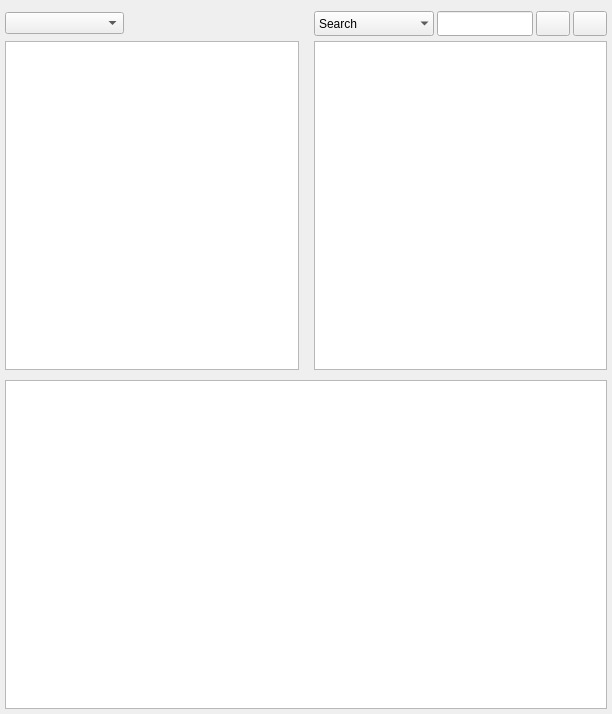
<?xml version="1.0" encoding="UTF-8"?>
<ui version="4.0">
 <class>GUI_SoundcloudLibrary</class>
 <widget class="QWidget" name="GUI_SoundcloudLibrary">
  <property name="geometry">
   <rect>
    <x>0</x>
    <y>0</y>
    <width>612</width>
    <height>714</height>
   </rect>
  </property>
  <property name="minimumSize">
   <size>
    <width>0</width>
    <height>0</height>
   </size>
  </property>
  <property name="focusPolicy">
   <enum>Qt::ClickFocus</enum>
  </property>
  <property name="acceptDrops">
   <bool>true</bool>
  </property>
  <property name="windowTitle">
   <string>Library</string>
  </property>
  <layout class="QGridLayout" name="gridLayout">
   <property name="leftMargin">
    <number>5</number>
   </property>
   <property name="rightMargin">
    <number>5</number>
   </property>
   <property name="bottomMargin">
    <number>5</number>
   </property>
   <property name="horizontalSpacing">
    <number>15</number>
   </property>
   <property name="verticalSpacing">
    <number>5</number>
   </property>
   <item row="4" column="0" colspan="4">
    <widget class="LibraryView" name="tb_title">
     <property name="sizePolicy">
      <sizepolicy hsizetype="Preferred" vsizetype="MinimumExpanding">
       <horstretch>0</horstretch>
       <verstretch>0</verstretch>
      </sizepolicy>
     </property>
     <property name="font">
      <font>
       <pointsize>8</pointsize>
       <weight>75</weight>
       <bold>true</bold>
      </font>
     </property>
     <property name="focusPolicy">
      <enum>Qt::StrongFocus</enum>
     </property>
     <property name="acceptDrops">
      <bool>true</bool>
     </property>
     <property name="frameShadow">
      <enum>QFrame::Sunken</enum>
     </property>
     <property name="editTriggers">
      <set>QAbstractItemView::CurrentChanged|QAbstractItemView::SelectedClicked</set>
     </property>
     <property name="tabKeyNavigation">
      <bool>false</bool>
     </property>
     <property name="dragEnabled">
      <bool>true</bool>
     </property>
     <property name="dragDropMode">
      <enum>QAbstractItemView::DragDrop</enum>
     </property>
     <property name="selectionBehavior">
      <enum>QAbstractItemView::SelectRows</enum>
     </property>
     <property name="showGrid">
      <bool>false</bool>
     </property>
     <property name="gridStyle">
      <enum>Qt::DotLine</enum>
     </property>
     <property name="sortingEnabled">
      <bool>true</bool>
     </property>
     <property name="wordWrap">
      <bool>false</bool>
     </property>
     <attribute name="horizontalHeaderCascadingSectionResizes">
      <bool>true</bool>
     </attribute>
     <attribute name="horizontalHeaderHighlightSections">
      <bool>false</bool>
     </attribute>
     <attribute name="horizontalHeaderMinimumSectionSize">
      <number>23</number>
     </attribute>
     <attribute name="horizontalHeaderShowSortIndicator" stdset="0">
      <bool>true</bool>
     </attribute>
     <attribute name="horizontalHeaderStretchLastSection">
      <bool>true</bool>
     </attribute>
     <attribute name="verticalHeaderVisible">
      <bool>false</bool>
     </attribute>
     <attribute name="verticalHeaderDefaultSectionSize">
      <number>20</number>
     </attribute>
     <attribute name="verticalHeaderMinimumSectionSize">
      <number>20</number>
     </attribute>
    </widget>
   </item>
   <item row="2" column="2" colspan="2">
    <widget class="LibraryViewAlbum" name="lv_album">
     <property name="sizePolicy">
      <sizepolicy hsizetype="Expanding" vsizetype="Expanding">
       <horstretch>1</horstretch>
       <verstretch>0</verstretch>
      </sizepolicy>
     </property>
     <property name="minimumSize">
      <size>
       <width>200</width>
       <height>0</height>
      </size>
     </property>
     <property name="font">
      <font>
       <pointsize>8</pointsize>
       <weight>75</weight>
       <bold>true</bold>
      </font>
     </property>
     <property name="focusPolicy">
      <enum>Qt::StrongFocus</enum>
     </property>
     <property name="acceptDrops">
      <bool>true</bool>
     </property>
     <property name="frameShadow">
      <enum>QFrame::Sunken</enum>
     </property>
     <property name="editTriggers">
      <set>QAbstractItemView::CurrentChanged|QAbstractItemView::SelectedClicked</set>
     </property>
     <property name="tabKeyNavigation">
      <bool>false</bool>
     </property>
     <property name="dragEnabled">
      <bool>true</bool>
     </property>
     <property name="dragDropMode">
      <enum>QAbstractItemView::DragDrop</enum>
     </property>
     <property name="selectionBehavior">
      <enum>QAbstractItemView::SelectRows</enum>
     </property>
     <property name="showGrid">
      <bool>false</bool>
     </property>
     <property name="gridStyle">
      <enum>Qt::DotLine</enum>
     </property>
     <property name="sortingEnabled">
      <bool>true</bool>
     </property>
     <property name="wordWrap">
      <bool>false</bool>
     </property>
     <attribute name="horizontalHeaderHighlightSections">
      <bool>false</bool>
     </attribute>
     <attribute name="horizontalHeaderStretchLastSection">
      <bool>true</bool>
     </attribute>
     <attribute name="verticalHeaderVisible">
      <bool>false</bool>
     </attribute>
     <attribute name="verticalHeaderDefaultSectionSize">
      <number>20</number>
     </attribute>
     <attribute name="verticalHeaderMinimumSectionSize">
      <number>20</number>
     </attribute>
    </widget>
   </item>
   <item row="2" column="0" colspan="2">
    <widget class="LibraryView" name="lv_artist">
     <property name="sizePolicy">
      <sizepolicy hsizetype="Expanding" vsizetype="Expanding">
       <horstretch>1</horstretch>
       <verstretch>0</verstretch>
      </sizepolicy>
     </property>
     <property name="minimumSize">
      <size>
       <width>200</width>
       <height>0</height>
      </size>
     </property>
     <property name="font">
      <font>
       <pointsize>8</pointsize>
       <weight>75</weight>
       <bold>true</bold>
      </font>
     </property>
     <property name="focusPolicy">
      <enum>Qt::StrongFocus</enum>
     </property>
     <property name="acceptDrops">
      <bool>true</bool>
     </property>
     <property name="frameShadow">
      <enum>QFrame::Sunken</enum>
     </property>
     <property name="editTriggers">
      <set>QAbstractItemView::CurrentChanged|QAbstractItemView::SelectedClicked</set>
     </property>
     <property name="tabKeyNavigation">
      <bool>false</bool>
     </property>
     <property name="dragEnabled">
      <bool>true</bool>
     </property>
     <property name="dragDropMode">
      <enum>QAbstractItemView::DragDrop</enum>
     </property>
     <property name="selectionBehavior">
      <enum>QAbstractItemView::SelectRows</enum>
     </property>
     <property name="showGrid">
      <bool>false</bool>
     </property>
     <property name="gridStyle">
      <enum>Qt::DotLine</enum>
     </property>
     <property name="sortingEnabled">
      <bool>true</bool>
     </property>
     <property name="wordWrap">
      <bool>false</bool>
     </property>
     <attribute name="horizontalHeaderHighlightSections">
      <bool>false</bool>
     </attribute>
     <attribute name="horizontalHeaderStretchLastSection">
      <bool>true</bool>
     </attribute>
     <attribute name="verticalHeaderVisible">
      <bool>false</bool>
     </attribute>
     <attribute name="verticalHeaderDefaultSectionSize">
      <number>20</number>
     </attribute>
     <attribute name="verticalHeaderMinimumSectionSize">
      <number>20</number>
     </attribute>
    </widget>
   </item>
   <item row="3" column="0" colspan="2">
    <widget class="QFrame" name="frame">
     <property name="focusPolicy">
      <enum>Qt::ClickFocus</enum>
     </property>
     <property name="frameShape">
      <enum>QFrame::StyledPanel</enum>
     </property>
     <property name="frameShadow">
      <enum>QFrame::Raised</enum>
     </property>
    </widget>
   </item>
   <item row="1" column="2" colspan="2">
    <layout class="QHBoxLayout" name="horizontalLayout">
     <property name="spacing">
      <number>3</number>
     </property>
     <item>
      <widget class="QComboBox" name="combo_searchfilter">
       <property name="minimumSize">
        <size>
         <width>120</width>
         <height>25</height>
        </size>
       </property>
       <property name="maximumSize">
        <size>
         <width>120</width>
         <height>25</height>
        </size>
       </property>
       <property name="focusPolicy">
        <enum>Qt::ClickFocus</enum>
       </property>
       <property name="toolTip">
        <string>Shortcuts: &lt;br /&gt;Search &lt;span style=&quot; font-weight:600;&quot;&gt;s: &lt;br /&gt; &lt;/span&gt;Genre &lt;span style=&quot; font-weight:600;&quot;&gt;g: &lt;br /&gt;&lt;/span&gt;Path &lt;span style=&quot; font-weight:600;&quot;&gt;p:&lt;br/&gt;</string>
       </property>
       <property name="sizeAdjustPolicy">
        <enum>QComboBox::AdjustToMinimumContentsLength</enum>
       </property>
       <property name="minimumContentsLength">
        <number>120</number>
       </property>
       <property name="frame">
        <bool>false</bool>
       </property>
       <item>
        <property name="text">
         <string>Search</string>
        </property>
       </item>
       <item>
        <property name="text">
         <string>Genre</string>
        </property>
       </item>
       <item>
        <property name="text">
         <string>Path</string>
        </property>
       </item>
      </widget>
     </item>
     <item>
      <widget class="QLineEdit" name="le_search">
       <property name="minimumSize">
        <size>
         <width>0</width>
         <height>25</height>
        </size>
       </property>
       <property name="maximumSize">
        <size>
         <width>16777215</width>
         <height>25</height>
        </size>
       </property>
       <property name="focusPolicy">
        <enum>Qt::ClickFocus</enum>
       </property>
       <property name="toolTip">
        <string>Search for title, interprets and albums</string>
       </property>
      </widget>
     </item>
     <item>
      <widget class="QPushButton" name="btn_clear">
       <property name="minimumSize">
        <size>
         <width>0</width>
         <height>25</height>
        </size>
       </property>
       <property name="maximumSize">
        <size>
         <width>34</width>
         <height>25</height>
        </size>
       </property>
       <property name="focusPolicy">
        <enum>Qt::ClickFocus</enum>
       </property>
       <property name="toolTip">
        <string>Show all interprets, albums, tracks</string>
       </property>
       <property name="text">
        <string/>
       </property>
       <property name="icon">
        <iconset resource="../Icons.qrc">
         <normaloff>:/icons/broom.png</normaloff>:/icons/broom.png</iconset>
       </property>
      </widget>
     </item>
     <item>
      <widget class="QPushButton" name="btn_refresh">
       <property name="minimumSize">
        <size>
         <width>0</width>
         <height>25</height>
        </size>
       </property>
       <property name="maximumSize">
        <size>
         <width>34</width>
         <height>25</height>
        </size>
       </property>
       <property name="focusPolicy">
        <enum>Qt::ClickFocus</enum>
       </property>
       <property name="text">
        <string/>
       </property>
       <property name="icon">
        <iconset resource="../Icons.qrc">
         <normaloff>:/icons/undo.svg.png</normaloff>:/icons/undo.svg.png</iconset>
       </property>
       <property name="iconSize">
        <size>
         <width>16</width>
         <height>16</height>
        </size>
       </property>
      </widget>
     </item>
    </layout>
   </item>
   <item row="1" column="0" colspan="2">
    <layout class="QHBoxLayout" name="horizontalLayout_2">
     <item>
      <widget class="QComboBox" name="combo_lib_chooser"/>
     </item>
     <item>
      <widget class="QLabel" name="lab_status">
       <property name="sizePolicy">
        <sizepolicy hsizetype="Preferred" vsizetype="Preferred">
         <horstretch>0</horstretch>
         <verstretch>0</verstretch>
        </sizepolicy>
       </property>
       <property name="focusPolicy">
        <enum>Qt::ClickFocus</enum>
       </property>
       <property name="text">
        <string/>
       </property>
      </widget>
     </item>
     <item>
      <widget class="QLabel" name="lab_music_library">
       <property name="sizePolicy">
        <sizepolicy hsizetype="Maximum" vsizetype="Preferred">
         <horstretch>0</horstretch>
         <verstretch>0</verstretch>
        </sizepolicy>
       </property>
       <property name="font">
        <font>
         <pointsize>11</pointsize>
         <weight>75</weight>
         <bold>true</bold>
        </font>
       </property>
       <property name="focusPolicy">
        <enum>Qt::ClickFocus</enum>
       </property>
       <property name="text">
        <string/>
       </property>
      </widget>
     </item>
     <item>
      <widget class="QPushButton" name="btn_add">
       <property name="minimumSize">
        <size>
         <width>24</width>
         <height>24</height>
        </size>
       </property>
       <property name="maximumSize">
        <size>
         <width>24</width>
         <height>24</height>
        </size>
       </property>
       <property name="text">
        <string/>
       </property>
       <property name="icon">
        <iconset resource="../Icons.qrc">
         <normaloff>:/icons/plus.svg.png</normaloff>:/icons/plus.svg.png</iconset>
       </property>
       <property name="flat">
        <bool>true</bool>
       </property>
      </widget>
     </item>
     <item>
      <widget class="QPushButton" name="btn_info">
       <property name="minimumSize">
        <size>
         <width>24</width>
         <height>24</height>
        </size>
       </property>
       <property name="maximumSize">
        <size>
         <width>24</width>
         <height>24</height>
        </size>
       </property>
       <property name="focusPolicy">
        <enum>Qt::ClickFocus</enum>
       </property>
       <property name="toolTip">
        <string>Information</string>
       </property>
       <property name="text">
        <string/>
       </property>
       <property name="icon">
        <iconset resource="../Icons.qrc">
         <normaloff>:/icons/info.svg.png</normaloff>:/icons/info.svg.png</iconset>
       </property>
       <property name="iconSize">
        <size>
         <width>20</width>
         <height>20</height>
        </size>
       </property>
       <property name="flat">
        <bool>true</bool>
       </property>
      </widget>
     </item>
    </layout>
   </item>
  </layout>
 </widget>
 <customwidgets>
  <customwidget>
   <class>LibraryView</class>
   <extends>QTableView</extends>
   <header>GUI/library/view/LibraryView.h</header>
  </customwidget>
  <customwidget>
   <class>LibraryViewAlbum</class>
   <extends>QTableView</extends>
   <header>GUI/library/view/LibraryViewAlbum.h</header>
  </customwidget>
 </customwidgets>
 <tabstops>
  <tabstop>lv_artist</tabstop>
  <tabstop>lv_album</tabstop>
  <tabstop>tb_title</tabstop>
 </tabstops>
 <resources>
  <include location="../Icons.qrc"/>
 </resources>
 <connections/>
</ui>
